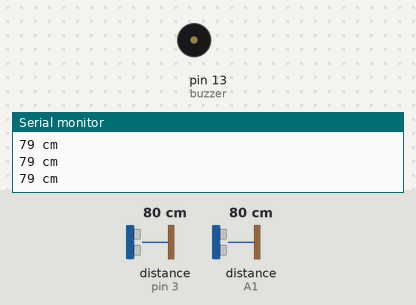
Recording of a sketch running on a simulated Arduino Uno, built with avr-gcc and run on an emulated ATmega328P. On the bench: buzzer (waves = sounding), the last lines printed to the serial monitor. Wiring (inferred from the names in the program): 2 × ultrasonic range finder: trigger pin 2, echo pin 3 / trigger A0, echo A1. The test bench sets the inputs (shaded band); at power-on: distance to the obstacle (sensors on pin 3, A1) 80 cm. The echo pulse lasts 58.3 µs per cm.

Above: at 1.3 s.
1.4 s: distance to the obstacle (sensor on pin 3) set to 67 cm
2.9 s: distance to the obstacle (sensor on pin 3) set to 57 cm
At 5.8 s:
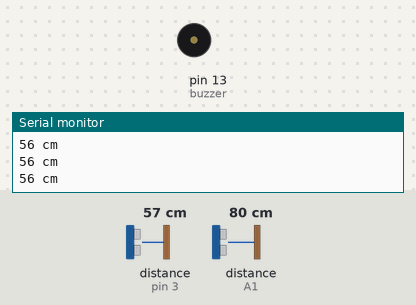
5.9 s: distance to the obstacle (sensor on pin 3) set to 120 cm
At 6.6 s:
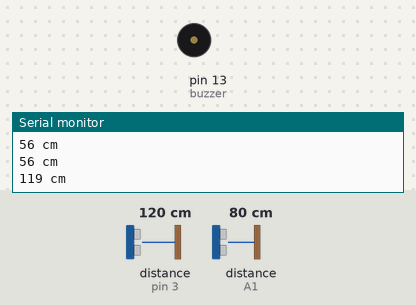
7.4 s: distance to the obstacle (sensor on pin 3) set to 2 cm
At 7.93 s:
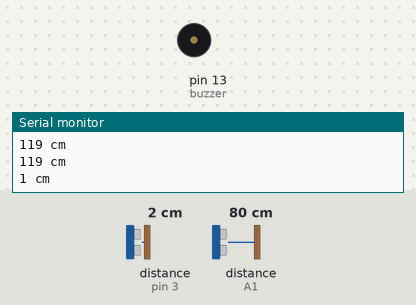
Timing chart, 0 to 11.4 s (numbered marks = the images above; inputs shaded):
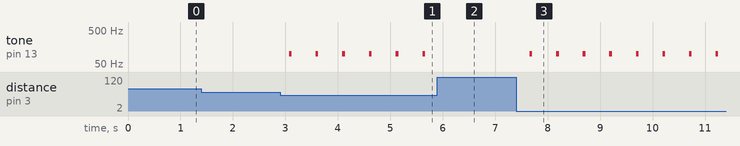

Measured:
- the behaviour switches between 63 and 62 cm on distance to the obstacle (sensor on pin 3) (found by bisection; images 0 and 1)
- after the input at 2.9 s, tone on pin 13 (buzzer): alternates 100 Hz for 0.05 s and silent for 0.46 s, starting after 0.17 s
- after the input at 5.9 s, tone on pin 13 (buzzer): stops changing and stays silent
- after the input at 7.4 s, tone on pin 13 (buzzer): alternates 100 Hz for 0.05 s and silent for 0.46 s, starting after 0.26 s

The sketch:

blind_specticals1.ino
```cpp
#define trigPin1 A0
#define echoPin1 A1
#define trigPin2 2
#define echoPin2 3
#define buzzer 13


void setup() {
  Serial.begin (9600);
  pinMode(trigPin1, OUTPUT);
  pinMode(echoPin1, INPUT);
  pinMode(trigPin2, OUTPUT);
  pinMode(echoPin2, INPUT);
  pinMode(buzzer, OUTPUT);
}


void loop() {
  long duration, distance;
  digitalWrite(trigPin1, LOW);
  delayMicroseconds(2);
  digitalWrite(trigPin1, HIGH);
  delayMicroseconds(10);
  digitalWrite(trigPin1, LOW);
  duration = pulseIn(echoPin1, HIGH);
  distance = (duration/2) / 29.1;
  digitalWrite(trigPin2, LOW);
  delayMicroseconds(2);
  digitalWrite(trigPin2, HIGH);
  delayMicroseconds(10);
  digitalWrite(trigPin2, LOW);
  duration = pulseIn(echoPin2, HIGH);
  distance = (duration/2) / 29.1;
  Serial.print(distance);
    Serial.println(" cm");


if (distance > 30 and distance < 62) {
    tone(buzzer,100,50);
     }
    if (distance > 0 and distance < 31) {
    tone(buzzer,100,50);
  }

  else {
    }
  delay (500);

}
```
